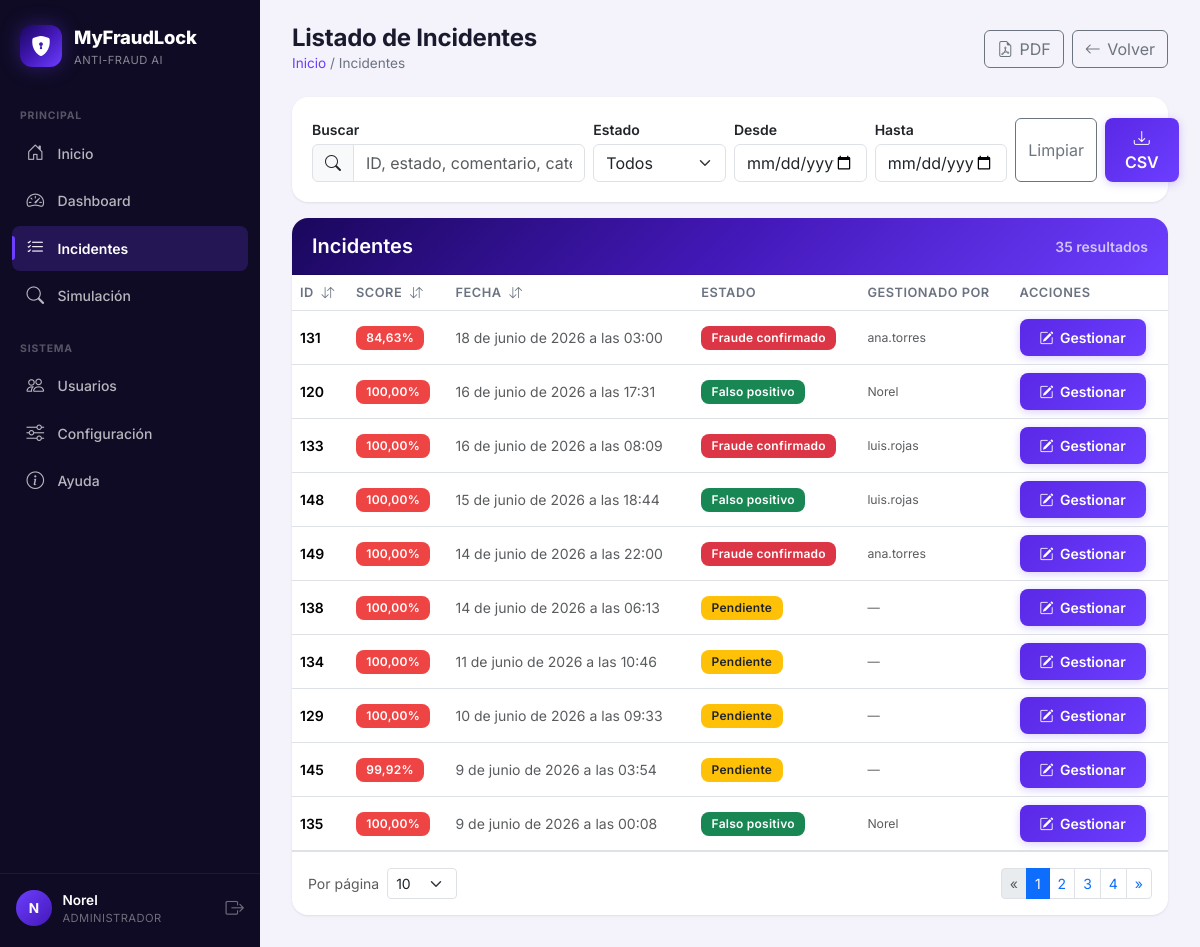
Before: /api/incidentes-listado/ (signed in) with the older database file.
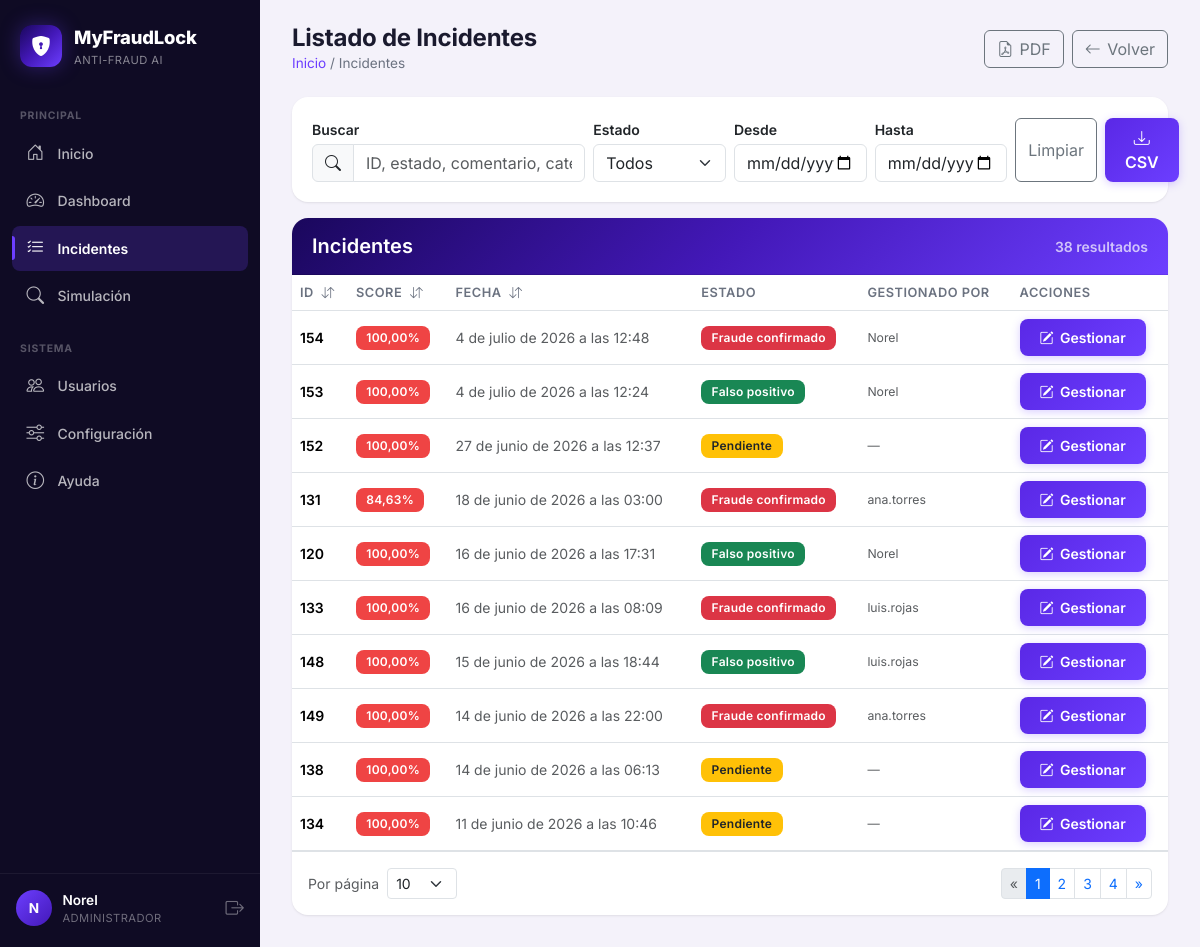
After: the same page with the newer database file.
### api/models.py (models this page shows, shortened)
class Incidente(models.Model):
    id_incidente = models.AutoField(primary_key=True)
    gestionado_por = models.ForeignKey(
        'Usuario', on_delete=models.SET_NULL, null=True, blank=True,
        related_name='incidentes_gestionados'
    )
    id_transaccion = models.OneToOneField(
        'Transaccion', on_delete=models.CASCADE
    )
    comentario = models.TextField(null=True, blank=True)
    estado = models.CharField(max_length=20, default='Pendiente')
    es_fraude = models.BooleanField(default=False)
    fecha = models.DateTimeField(auto_now_add=True)
    score_riesgo = models.DecimalField(
        max_digits=5, decimal_places=2, null=True, blank=True
    )
    explicabilidad = models.JSONField(null=True, blank=True)

class Usuario(models.Model):
    class Roles(models.TextChoices):
        ADMIN = 'ADMIN', 'Administrador'
        ANALISTA = 'ANALISTA', 'Analista de Fraude'
        GERENTE = 'GERENTE', 'Gerente (solo lectura)'
    id_usuario = models.AutoField(primary_key=True)
    username = models.CharField(max_length=100, unique=True)
    email = models.EmailField(unique=True)
    password = models.CharField(max_length=128)  # almacena hash
    telefono = models.CharField(max_length=15, null=True, blank=True)
    activo = models.BooleanField(default=True)
    rol = models.CharField(
        max_length=15,
        choices=Roles.choices,
        default=Roles.ANALISTA,
        db_index=True,
    )

### api/views.py (the view)
# urls.py: path('incidentes-listado/', incidentes_view, name='incidentes_listado'),
@usuario_login_required
@require_roles('ANALISTA')
def incidentes_view(request):
    incidentes = Incidente.objects.all().order_by('-fecha')
    return render(request, "api/incidentes.html", {"incidentes": incidentes})

### api/context_processors.py (called while the page is built)
def current_usuario(request):
    uid = request.session.get('usuario_id')
    usuario = None
    if uid:
        try:
            usuario = Usuario.objects.get(pk=uid, activo=True)
        except Usuario.DoesNotExist:
            pass
    return {"current_usuario": usuario}

### templates/api/incidentes.html (shortened to what the changed rows need)
{% extends "api/base.html" %}
{% load tz %}
{% block content %}
<div class="page-head animate-in">
    <div>
        <h1>Listado de Incidentes</h1>
    </div>
</div>
<div class="card animate-in delay-2">
    <div class="card-header card-brand-header d-flex justify-content-between align-items-center">
        <h5 class="mb-0">Incidentes</h5>
        <small id="countLabel" style="opacity:.7"></small>
    </div>
    <div class="card-body p-0">
        <div class="table-responsive">
            <table id="tablaIncidentes" class="table table-hover align-middle mb-0">
                <thead>
                <tr>
                    <th class="sortable" data-sort="id">ID <i class="bi bi-arrow-down-up ms-1"></i></th>
                    <th class="sortable" data-sort="score">Score <i class="bi bi-arrow-down-up ms-1"></i></th>
                    <th class="sortable" data-sort="fecha">Fecha <i class="bi bi-arrow-down-up ms-1"></i></th>
                    <th>Estado</th>
                    <th>Gestionado por</th>
                    <th>Acciones</th>
                </tr>
                </thead>
                <tbody id="incidentes-tbody">
                {% for incidente in incidentes %}
                    <tr data-id="{{ incidente.id_incidente }}"
                        data-estado="{{ incidente.estado|lower }}"
                        data-score="{{ incidente.score_riesgo }}"
                        data-fecha="{{ incidente.fecha|localtime|date:'Y-m-d' }}">
                        <td class="fw-semibold">{{ incidente.id_incidente }}</td>
                        <td>
                            <span class="badge {% if incidente.score_riesgo >= 80 %}badge-risk-high{% elif incidente.score_riesgo >= 50 %}badge-risk-med{% else %}badge-risk-low{% endif %}">
                                {{ incidente.score_riesgo|floatformat:2 }}%
                            </span>
                        </td>
                        <td class="text-muted">{{ incidente.fecha }}</td>
                        <td>
                            <span class="badge
                                {% if incidente.estado == 'Pendiente' %} bg-warning text-dark
                                {% elif incidente.estado == 'Falso positivo' %} bg-success
                                {% elif incidente.estado == 'Fraude confirmado' %} bg-danger
                                {% else %} bg-secondary
                                {% endif %}">
                                {{ incidente.estado }}
                            </span>
                        </td>
                        <td class="text-muted small">
                            {{ incidente.gestionado_por.username|default:"—" }}
                        </td>
                        <td>
                            <a href="{% url 'incidente_detalle' incidente.id_incidente %}"
                               class="btn btn-sm btn-brand btn-icon">
                                <i class="bi bi-pencil-square"></i> Gestionar
                            </a>
                        </td>
                    </tr>
                {% empty %}
                    <tr>
                        <td colspan="5" class="text-center text-muted py-4">No hay incidentes registrados.</td>
                    </tr>
                {% endfor %}
                </tbody>
            </table>
        </div>
    </div>
</div>
{% endblock %}

Changed rows visible on the page:
no longer on this page (row unchanged): Incidente: id_incidente "129", score_riesgo "100,00", fecha "10 de junio de 2026 a las 09:33", estado "Pendiente", gestionado_por.username "—"
no longer on this page (row unchanged): Incidente: id_incidente "145", score_riesgo "99,92", fecha "9 de junio de 2026 a las 03:54", estado "Pendiente", gestionado_por.username "—"
no longer on this page (row unchanged): Incidente: id_incidente "135", score_riesgo "100,00", fecha "9 de junio de 2026 a las 00:08", estado "Falso positivo", gestionado_por.username "Norel"
added Incidente: id_incidente "154", score_riesgo "100,00", fecha "4 de julio de 2026 a las 12:48", estado "Fraude confirmado", gestionado_por.username "Norel"
added Incidente: id_incidente "153", score_riesgo "100,00", fecha "4 de julio de 2026 a las 12:24", estado "Falso positivo", gestionado_por.username "Norel"
added Incidente: id_incidente "152", score_riesgo "100,00", fecha "27 de junio de 2026 a las 12:37", estado "Pendiente", gestionado_por.username "—"
Other visible differences:
text written by a page script: "35 resultados" → "38 resultados"
